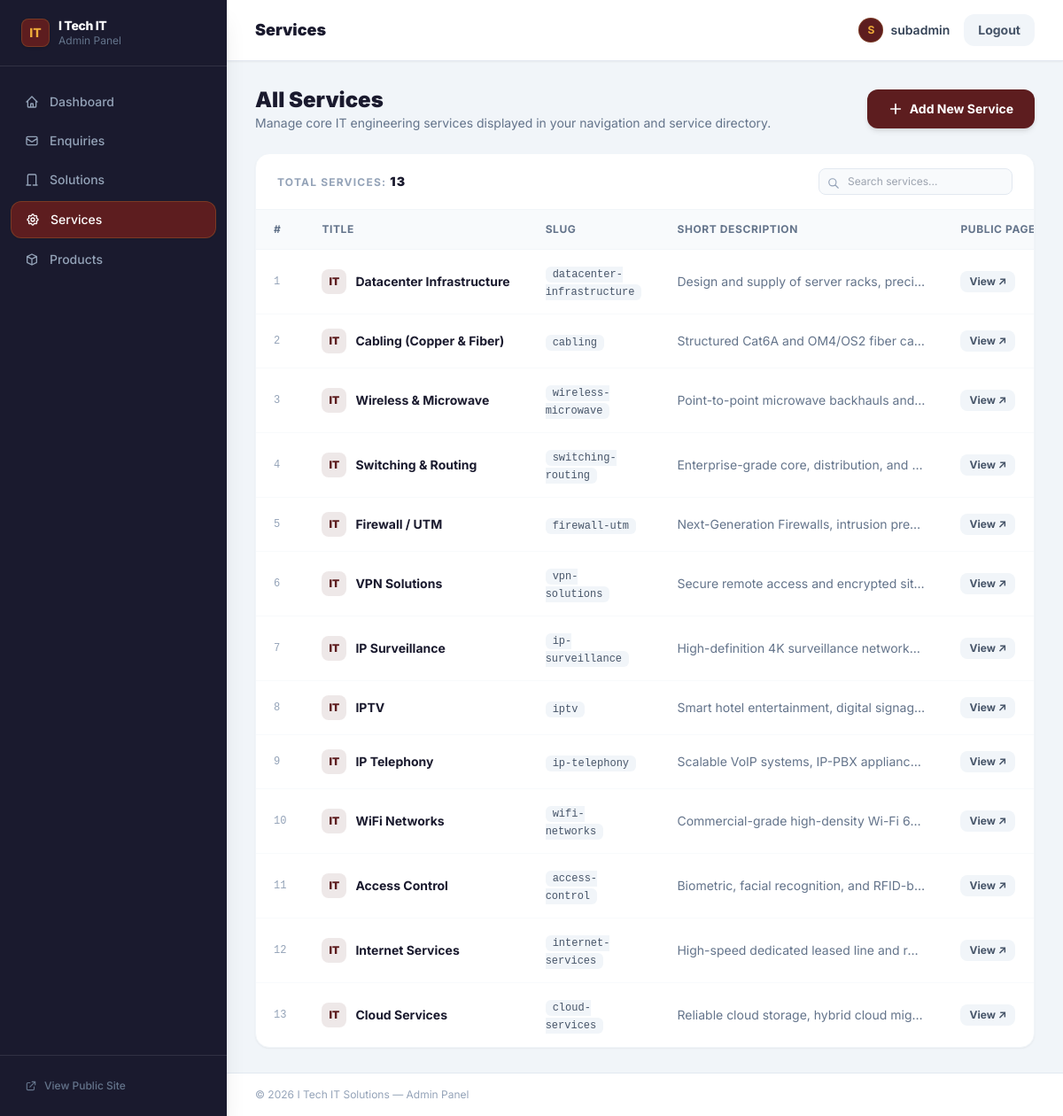
The app's page /admin/services.php (signed in) with its own data.
### tables this page shows
CREATE TABLE IF NOT EXISTS `services` (
  `id`               INT NOT NULL AUTO_INCREMENT,
  `title`            VARCHAR(255) NOT NULL,
  `slug`             VARCHAR(255) DEFAULT NULL,
  `description`      TEXT NOT NULL,
  `meta_description` VARCHAR(320) DEFAULT NULL,
  `full_description` TEXT DEFAULT NULL,
  `sub_services`     TEXT DEFAULT NULL,
  `use_cases`        TEXT DEFAULT NULL,
  `icon`             VARCHAR(255) DEFAULT NULL,
  `image`            VARCHAR(255) DEFAULT NULL,
  `status`           TINYINT(1) NOT NULL DEFAULT 1,
  `created_at`       TIMESTAMP NOT NULL DEFAULT CURRENT_TIMESTAMP,
  PRIMARY KEY (`id`),
  UNIQUE KEY `idx_service_slug` (`slug`)
);

### config/config.php (called while the page is built, shortened)
    <?php
function h(?string $value): string
{
    return htmlspecialchars($value ?? '', ENT_QUOTES | ENT_HTML5, 'UTF-8');
}

### admin/services.php (the view, shortened to what this page needs)
<?php
require_once __DIR__ . '/../config/config.php';
$action          = $_GET['action'] ?? 'list';
$rows = [];
$res  = mysqli_query($conn, "SELECT * FROM `services` ORDER BY `id` ASC");
if ($res) { while ($r = mysqli_fetch_assoc($res)) $rows[] = $r; }
$editRow = null;
require_once __DIR__ . '/_layout_head.php';
?>
<?php
$isFormView = ($action === 'add' || ($action === 'edit' && $editRow));
?>
<?php if ($isFormView): ?>
<!-- ══════════════════════════════════════════════════════════════
     INNER PAGE: ADD / EDIT SERVICE
══════════════════════════════════════════════════════════════ -->
<div class="max-w-5xl">
  <div class="mb-6">
    <a href="services.php" class="inline-flex items-center gap-2 text-xs font-bold text-slate-500 hover:text-[#5d1d1f] mb-3 transition-colors">
      <svg class="w-4 h-4" fill="none" stroke="currentColor" stroke-width="2.5" viewBox="0 0 24 24"><path stroke-linecap="round" stroke-linejoin="round" d="M10 19l-7-7m0 0l7-7m-7 7h18"/></svg>
      Back to All Services
    </a>
    <h2 class="text-2xl font-black text-[#1a1a2e]">
      <?= ($action === 'edit') ? 'Edit Service: ' . h($editRow['title']) : 'Add New Service' ?>
    </h2>
    <p class="text-slate-500 text-sm mt-1">
      <?= ($action === 'edit') ? 'Update service specifications, technical deliverables, and SEO.' : 'Create a new enterprise IT service for your website catalogue.' ?>
    </p>
  </div>
  <div class="bg-white rounded-2xl shadow-sm border border-slate-100 p-8">
    <form method="POST" class="space-y-6">
      <input type="hidden" name="act" value="<?= ($action === 'edit') ? 'edit' : 'add' ?>"/>
      <?php if ($action === 'edit' && $editRow): ?>
      <input type="hidden" name="id" value="<?= (int)$editRow['id'] ?>"/>
      <?php endif; ?>
      <div class="grid grid-cols-1 sm:grid-cols-3 gap-6">
        <div>
          <label class="block text-xs font-bold text-slate-600 mb-1.5 uppercase tracking-wide">Service Title <span class="text-[#5d1d1f]">*</span></label>
          <input name="title" type="text" required placeholder="Datacenter Infrastructure"
                 value="<?= h($editRow['title'] ?? '') ?>"
                 class="w-full px-4 py-3 rounded-xl border border-slate-200 text-sm focus:outline-none focus:ring-2 focus:ring-[#5d1d1f]/40 focus:border-[#5d1d1f] transition-all"/>
          <p class="text-slate-400 text-xs mt-1">Slug generated automatically</p>
        </div>
        <div>
          <label class="block text-xs font-bold text-slate-600 mb-1.5 uppercase tracking-wide">Short Description</label>
          <input name="description" type="text" placeholder="One-line summary for cards..."
                 value="<?= h($editRow['description'] ?? '') ?>"
                 class="w-full px-4 py-3 rounded-xl border border-slate-200 text-sm focus:outline-none focus:ring-2 focus:ring-[#5d1d1f]/40 focus:border-[#5d1d1f] transition-all"/>
        </div>
        <div>
          <label class="block text-xs font-bold text-slate-600 mb-1.5 uppercase tracking-wide">Icon Identifier</label>
          <input name="icon" type="text" placeholder="icon-datacenter"
                 value="<?= h($editRow['icon'] ?? '') ?>"
                 class="w-full px-4 py-3 rounded-xl border border-slate-200 text-sm focus:outline-none focus:ring-2 focus:ring-[#5d1d1f]/40 focus:border-[#5d1d1f] transition-all"/>
        </div>
      </div>
      <div>
        <label class="block text-xs font-bold text-slate-600 mb-1.5 uppercase tracking-wide">Meta Description <span class="font-normal text-slate-400">(SEO — max 160 chars)</span></label>
        <input name="meta_description" type="text" maxlength="320"
               placeholder="Brief summary for search engine snippets..."
               value="<?= h($editRow['meta_description'] ?? '') ?>"
               class="w-full px-4 py-3 rounded-xl border border-slate-200 text-sm focus:outline-none focus:ring-2 focus:ring-[#5d1d1f]/40 focus:border-[#5d1d1f] transition-all"/>
      </div>
      <div>
        <label class="block text-xs font-bold text-slate-600 mb-1.5 uppercase tracking-wide">Full Description <span class="font-normal text-slate-400">(detail page overview)</span></label>
        <textarea name="full_description" rows="5" placeholder="Detailed service description for the service detail page..."
                  class="w-full px-4 py-3 rounded-xl border border-slate-200 text-sm focus:outline-none focus:ring-2 focus:ring-[#5d1d1f]/40 focus:border-[#5d1d1f] transition-all resize-y"><?= h($editRow['full_description'] ?? '') ?></textarea>
      </div>
      <div class="grid grid-cols-1 sm:grid-cols-2 gap-6">
        <div>
          <label class="block text-xs font-bold text-slate-600 mb-1.5 uppercase tracking-wide">Sub-Services & Deliverables <span class="font-normal text-slate-400">(one per line)</span></label>
          <textarea name="sub_services" rows="6" placeholder="Design &amp; Planning&#10;Installation &amp; Commissioning&#10;Testing &amp; Sign-off&#10;Annual Maintenance Contract"
                    class="w-full px-4 py-3 rounded-xl border border-slate-200 text-sm focus:outline-none focus:ring-2 focus:ring-[#5d1d1f]/40 focus:border-[#5d1d1f] transition-all resize-y font-mono"><?= h($editRow['sub_services'] ?? '') ?></textarea>
        </div>
        <div>
          <label class="block text-xs font-bold text-slate-600 mb-1.5 uppercase tracking-wide">Typical Use Cases & Industries <span class="font-normal text-slate-400">(one per line)</span></label>
          <textarea name="use_cases" rows="6" placeholder="Enterprise office rollout&#10;Multi-branch network expansion&#10;Cloud infrastructure migration"
                    class="w-full px-4 py-3 rounded-xl border border-slate-200 text-sm focus:outline-none focus:ring-2 focus:ring-[#5d1d1f]/40 focus:border-[#5d1d1f] transition-all resize-y font-mono"><?= h($editRow['use_cases'] ?? '') ?></textarea>
        </div>
      </div>
      <div class="flex items-center gap-4 pt-4 border-t border-slate-100">
        <button type="submit"
                class="px-8 py-3 bg-[#5d1d1f] text-white text-sm font-bold rounded-xl hover:bg-[#4a1719] shadow-md hover:shadow-lg transition-all">
          <?= ($action === 'edit') ? 'Update Service' : 'Publish Service' ?>
        </button>
        <a href="services.php" class="px-6 py-3 bg-slate-100 text-slate-600 text-sm font-bold rounded-xl hover:bg-slate-200 transition-all">
          Cancel
        </a>
      </div>
    </form>
  </div>
</div>
<?php else: ?>
<div class="space-y-6">
  <div class="flex flex-col sm:flex-row sm:items-center justify-between gap-4">
    <div>
      <h2 class="text-2xl font-black text-[#1a1a2e]">All Services</h2>
      <p class="text-slate-500 text-sm">Manage core IT engineering services displayed in your navigation and service directory.</p>
    </div>
    <div>
      <a href="services.php?action=add"
         class="inline-flex items-center gap-2 px-6 py-3 bg-[#5d1d1f] text-white text-sm font-bold rounded-xl hover:bg-[#4a1719] shadow-md hover:shadow-lg transition-all">
        <svg class="w-4 h-4" fill="none" stroke="currentColor" stroke-width="2.5" viewBox="0 0 24 24"><path stroke-linecap="round" stroke-linejoin="round" d="M12 4v16m8-8H4"/></svg>
        Add New Service
      </a>
    </div>
  </div>
  <div class="bg-white rounded-2xl shadow-sm border border-slate-100 overflow-hidden">
    <div class="px-6 py-4 border-b border-slate-100 flex items-center justify-between">
      <span class="text-xs font-bold text-slate-400 uppercase tracking-widest">
        Total Services: <strong class="text-[#1a1a2e] text-sm"><?= count($rows) ?></strong>
      </span>
      <div class="relative">
        <input id="srvSearch" type="text" placeholder="Search services..."
               class="px-3 py-1.5 pl-8 text-xs bg-slate-50 border border-slate-200 rounded-lg focus:outline-none focus:ring-1 focus:ring-[#5d1d1f]"/>
        <svg class="w-3.5 h-3.5 text-slate-400 absolute left-2.5 top-2.5" fill="none" stroke="currentColor" stroke-width="2" viewBox="0 0 24 24"><path stroke-linecap="round" stroke-linejoin="round" d="M21 21l-6-6m2-5a7 7 0 11-14 0 7 7 0 0114 0z"/></svg>
      </div>
    </div>
    <?php if (empty($rows)): ?>
      <div class="py-16 text-center">
        <div class="w-12 h-12 rounded-full bg-slate-100 text-slate-400 mx-auto flex items-center justify-center mb-3">
          <svg class="w-6 h-6" fill="none" stroke="currentColor" stroke-width="2" viewBox="0 0 24 24"><path stroke-linecap="round" stroke-linejoin="round" d="M10.325 4.317c.426-1.756 2.924-1.756 3.35 0a1.724 1.724 0 002.573 1.066c1.543-.94 3.31.826 2.37 2.37a1.724 1.724 0 001.065 2.572c1.756.426 1.756 2.924 0 3.35a1.724 1.724 0 00-1.066 2.573c.94 1.543-.826 3.31-2.37 2.37a1.724 1.724 0 00-2.572 1.065c-.426 1.756-2.924 1.756-3.35 0a1.724 1.724 0 00-2.573-1.066c-1.543.94-3.31-.826-2.37-2.37a1.724 1.724 0 00-1.065-2.572c-1.756-.426-1.756-2.924 0-3.35a1.724 1.724 0 001.066-2.573c-.94-1.543.826-3.31 2.37-2.37.996.608 2.296.07 2.572-1.065z M15 12a3 3 0 11-6 0 3 3 0 016 0z"/></svg>
        </div>
        <p class="text-slate-500 font-bold mb-1">No services added yet</p>
        <p class="text-slate-400 text-xs mb-4">Start by adding your company's core IT capabilities.</p>
        <a href="services.php?action=add" class="inline-flex items-center gap-1.5 px-4 py-2 bg-[#5d1d1f] text-white text-xs font-bold rounded-lg hover:bg-[#4a1719]">
          + Add New Service
        </a>
      </div>
    <?php else: ?>
    <div class="overflow-x-auto">
      <table class="w-full text-sm min-w-[760px]">
        <thead class="bg-slate-50 border-b border-slate-100">
          <tr>
            <th class="px-5 py-3.5 text-left text-xs font-bold text-slate-500 uppercase tracking-wider whitespace-nowrap">#</th>
            <th class="px-5 py-3.5 text-left text-xs font-bold text-slate-500 uppercase tracking-wider whitespace-nowrap">Title</th>
            <th class="px-5 py-3.5 text-left text-xs font-bold text-slate-500 uppercase tracking-wider whitespace-nowrap">Slug</th>
            <th class="px-5 py-3.5 text-left text-xs font-bold text-slate-500 uppercase tracking-wider whitespace-nowrap">Short Description</th>
            <th class="px-5 py-3.5 text-left text-xs font-bold text-slate-500 uppercase tracking-wider whitespace-nowrap">Public Page</th>
          </tr>
        </thead>
        <tbody id="srvTableBody" class="divide-y divide-slate-50">
          <?php foreach ($rows as $row): ?>
          <tr class="hover:bg-slate-50/80 transition-colors">
            <td class="px-5 py-4 text-slate-400 font-mono text-xs"><?= (int)$row['id'] ?></td>
            <td class="px-5 py-4 font-bold text-[#1a1a2e] whitespace-nowrap">
              <div class="flex items-center gap-2.5">
                <div class="w-7 h-7 rounded-lg bg-[#5d1d1f]/10 text-[#5d1d1f] flex items-center justify-center text-xs font-black">
                  IT
                </div>
                <?= h($row['title']) ?>
              </div>
            </td>
            <td class="px-5 py-4">
              <code class="px-2 py-0.5 bg-slate-100 text-slate-600 text-xs rounded-md"><?= h($row['slug'] ?? '—') ?></code>
            </td>
            <td class="px-5 py-4 text-slate-500 max-w-xs truncate"><?= h($row['description']) ?></td>
            <td class="px-5 py-4 whitespace-nowrap">
              <?php if (!empty($row['slug'])): ?>
              <a href="../public/service.php?slug=<?= urlencode($row['slug']) ?>" target="_blank"
                 class="px-2.5 py-1 bg-slate-100 text-slate-600 hover:text-black hover:bg-slate-200 text-xs font-bold rounded-lg transition-colors inline-flex items-center gap-1">
                View ↗
              </a>
              <?php else: ?><span class="text-slate-300 text-xs">—</span><?php endif; ?>
            </td>
          </tr>
          <?php endforeach; ?>
        </tbody>
      </table>
    </div>
    <?php endif; ?>
  </div>
</div>
<?php endif; ?>
<?php
require_once __DIR__ . '/_layout_foot.php';
?>

### admin/_layout_head.php (style rules this page uses)
html, body { max-width: 100vw; overflow-x: hidden; }
body { font-family: 'Inter', sans-serif; }
.overflow-x-auto { -webkit-overflow-scrolling: touch; }

### records on screen
services: id "1", title "Datacenter Infrastructure", slug "datacenter-infrastructure", description "Design and supply of server racks, preci…"
services: id "2", title "Cabling (Copper & Fiber)", slug "cabling", description "Structured Cat6A and OM4/OS2 fiber ca…"
services: id "3", title "Wireless & Microwave", slug "wireless-microwave", description "Point-to-point microwave backhauls and…"
services: id "4", title "Switching & Routing", slug "switching-routing", description "Enterprise-grade core, distribution, and…"
services: id "5", title "Firewall / UTM", slug "firewall-utm", description "Next-Generation Firewalls, intrusion pre…"
services: id "6", title "VPN Solutions", slug "vpn-solutions", description "Secure remote access and encrypted sit…"
services: id "7", title "IP Surveillance", slug "ip-surveillance", description "High-definition 4K surveillance network…"
services: id "8", title "IPTV", slug "iptv", description "Smart hotel entertainment, digital signag…"
services: id "9", title "IP Telephony", slug "ip-telephony", description "Scalable VoIP systems, IP-PBX applianc…"
services: id "10", title "WiFi Networks", slug "wifi-networks", description "Commercial-grade high-density Wi-Fi 6…"
services: id "11", title "Access Control", slug "access-control", description "Biometric, facial recognition, and RFID-b…"
services: id "12", title "Internet Services", slug "internet-services", description "High-speed dedicated leased line and r…"
services: id "13", title "Cloud Services", slug "cloud-services", description "Reliable cloud storage, hybrid cloud mig…"

### other values on screen
$item['label'] "Dashboard"
$item['label'] "Enquiries"
$item['label'] "Solutions"
$item['label'] "Services"
$item['label'] "Products"
$adminTitle "Services"
substr($adminUser, 0, 1) "S"
$adminUser "subadmin"
count($rows) "13"
